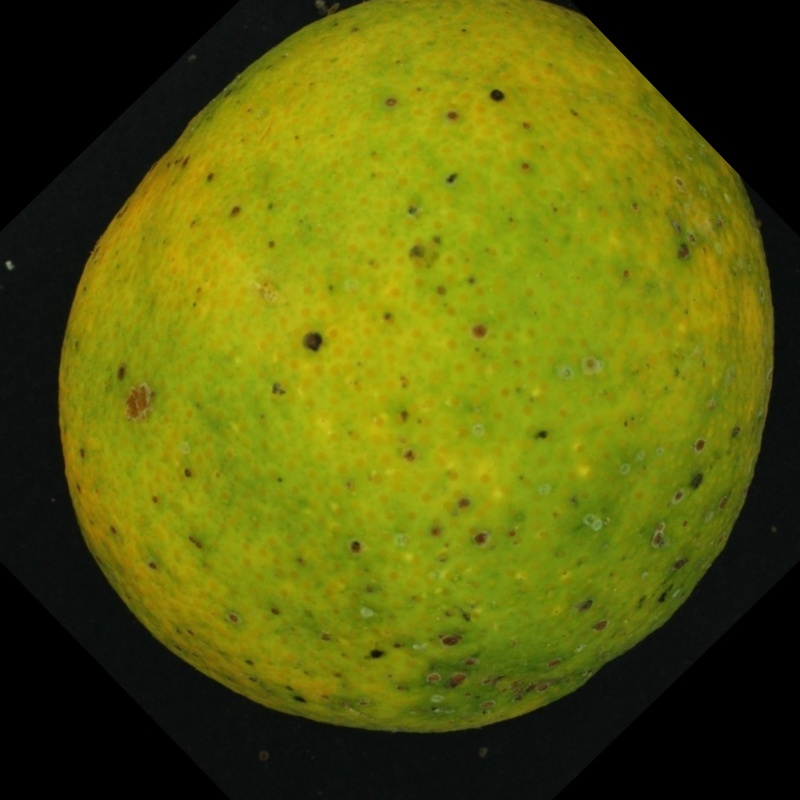
#> input picture dataset/train/grenning/g (1).jpg, 800 x 800 px
$ jupyter execute spoilage_percantage.ipynb
#> lines starting #> are read from the running program, lines starting #| are printed output that depends on the picture; after the words box and inside, x2 and y2 are one past the last pixel; in counts of white or black regions, pixels touching at a corner belong together
[cell 1]
import cv2
import matplotlib.pyplot as plt
import numpy as np

Selecting one image

[cell 2]
img_path = "../dataset/train/grenning/g (1).jpg"

img = cv2.imread(img_path)
#> img is the input picture: shape (800, 800, 3); mean B, G, R 10.6, 94.3, 90.4

img_rgb = cv2.cvtColor(
    img,
    cv2.COLOR_BGR2RGB
)

plt.imshow(img_rgb)

plt.axis("off")

plt.show()

Fruit segmentation

[cell 3]
hsv = cv2.cvtColor(
    img,
    cv2.COLOR_BGR2HSV
)
#> hsv: shape (800, 800, 3); mean H, S, V 33.6, 160.2, 96.2

lower_orange = np.array(
    [5,50,50]
)

upper_orange = np.array(
    [30,255,255]
)

fruit_mask = cv2.inRange(

    hsv,

    lower_orange,

    upper_orange

)
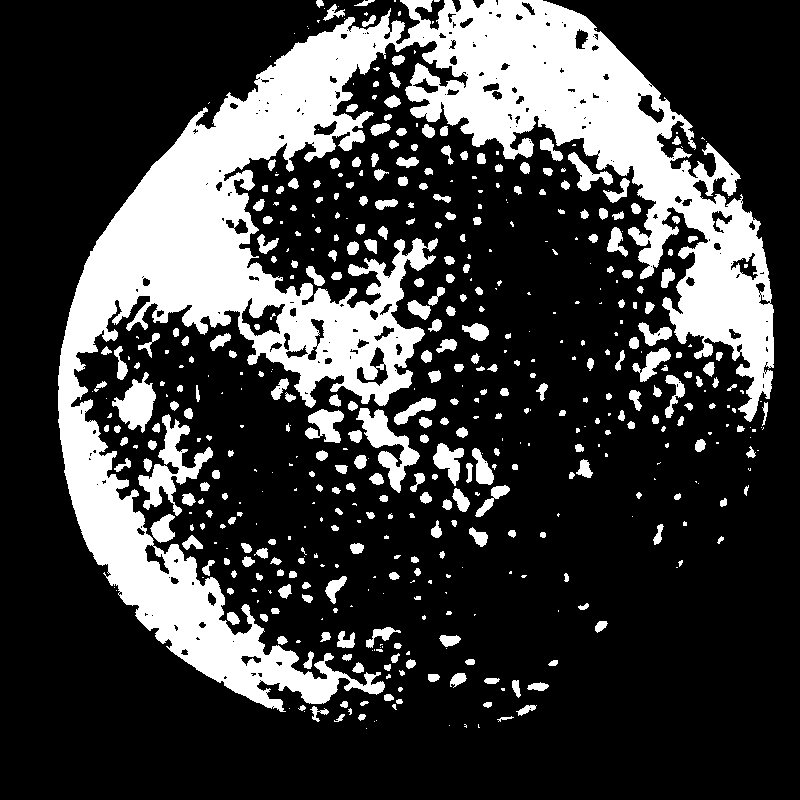
#> fruit_mask: shape (800, 800); 24.6% white; 512 white regions (206 under 20 px), largest, box (x1, y1, x2, y2) and area: (58, 0, 774, 712) 124434, (138, 414, 213, 516) 2333, (356, 408, 420, 493) 1884

[cell 4]
plt.imshow(
    fruit_mask,
    cmap='gray'
)

plt.title(
    "Fruit Mask"
)

plt.show()

Defect Segmentation

[cell 5]
gray = cv2.cvtColor(
    img,
    cv2.COLOR_BGR2GRAY
)
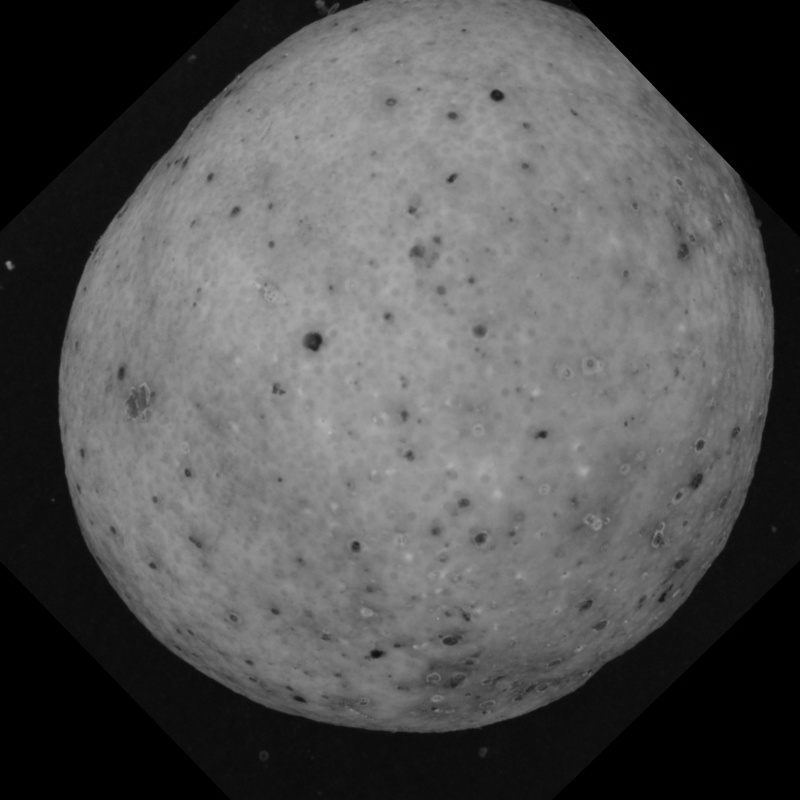
#> gray: shape (800, 800); min 0, max 182, mean 83.6

_, defect_mask = cv2.threshold(

    gray,

    80,

    255,

    cv2.THRESH_BINARY_INV

)
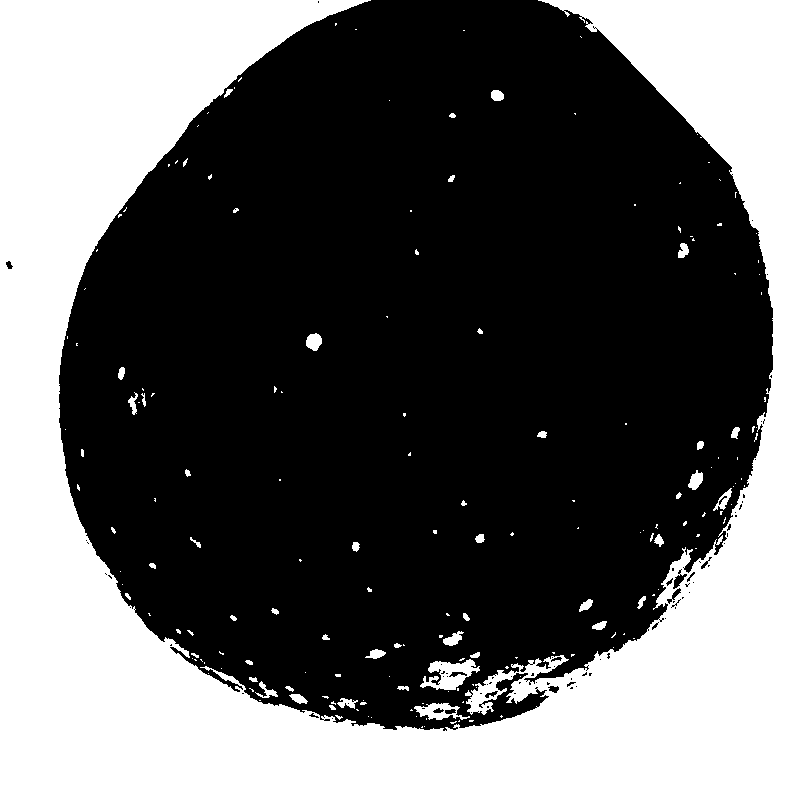
#> defect_mask: shape (800, 800); 38.1% white; 183 white regions (132 under 20 px), largest, box (x1, y1, x2, y2) and area: (0, 0, 800, 800) 238816, (420, 659, 480, 690) 969, (414, 703, 470, 720) 463

[cell 6]
defect_inside = cv2.bitwise_and(

    defect_mask,

    fruit_mask

)
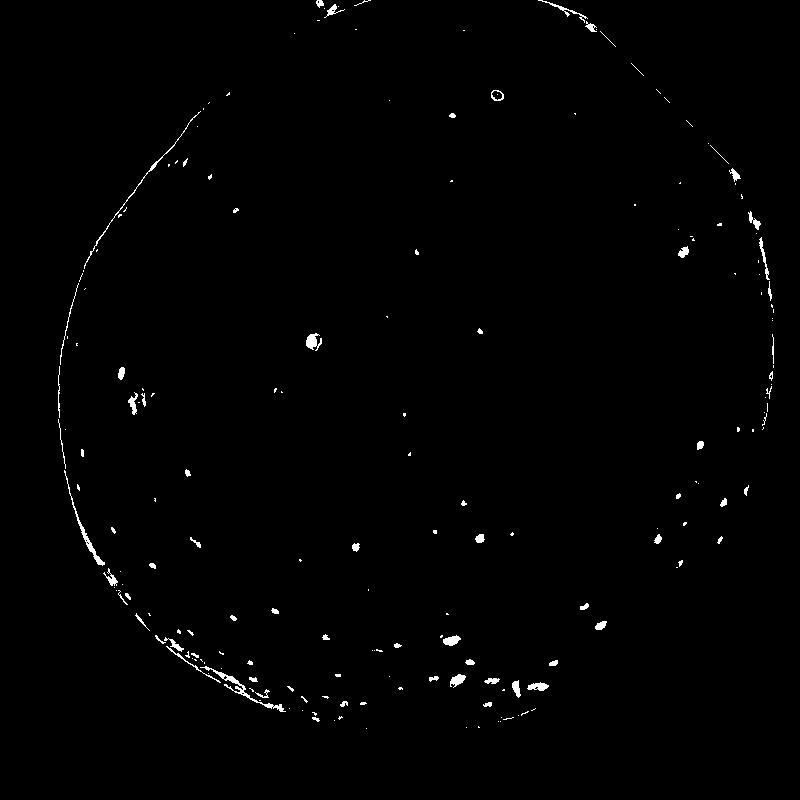
#> defect_inside: shape (800, 800); 0.81% white; 196 white regions (126 under 20 px), largest, box (x1, y1, x2, y2) and area: (200, 666, 286, 712) 364, (64, 470, 105, 566) 289, (84, 111, 201, 269) 253

Percentage Calculation

[cell 7]
fruit_pixels = np.sum(
    fruit_mask>0
)
#> fruit_pixels = 157357

defect_pixels = np.sum(
    defect_inside>0
)
#> defect_pixels = 5164

spoilage = (

    defect_pixels/

    fruit_pixels

)*100
#> spoilage = 3.28

print(

    f"Spoilage: {spoilage:.2f}%"

)
#| Spoilage: 3.28%

$ run again, with dataset/train/grenning/g (104).jpg copied over dataset/train/grenning/g (1).jpg
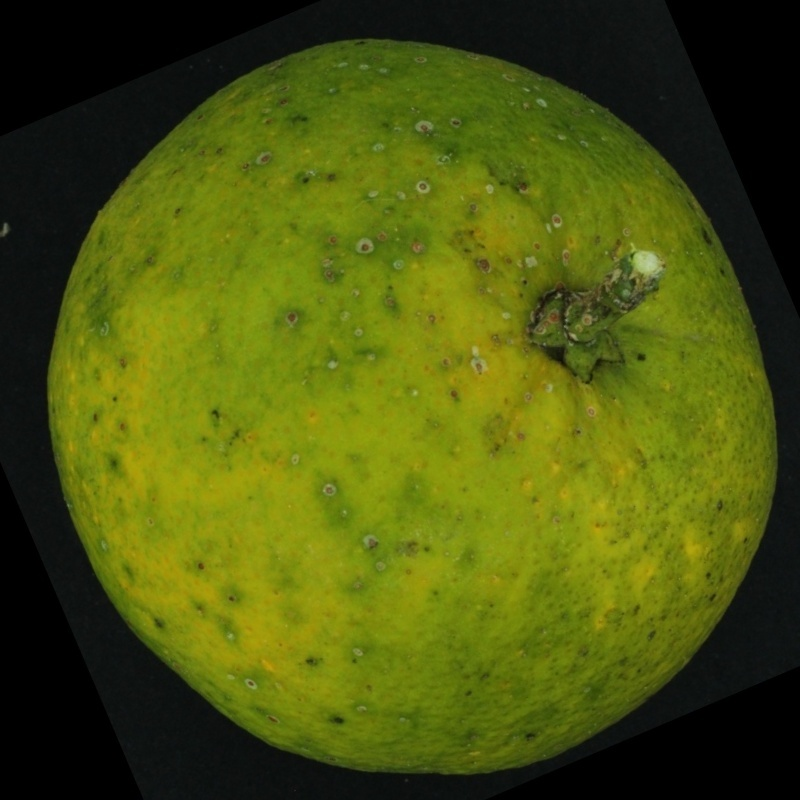
#> input picture dataset/train/grenning/g (104).jpg, 800 x 800 px
#> img is the input picture: shape (800, 800, 3); mean B, G, R 13.2, 85.6, 75.7
#> hsv: shape (800, 800, 3); mean H, S, V 38.8, 158, 85.8
#> `fruit_mask = cv2.inRange(  hsv,  lower_orange,  upper_orange  )`:
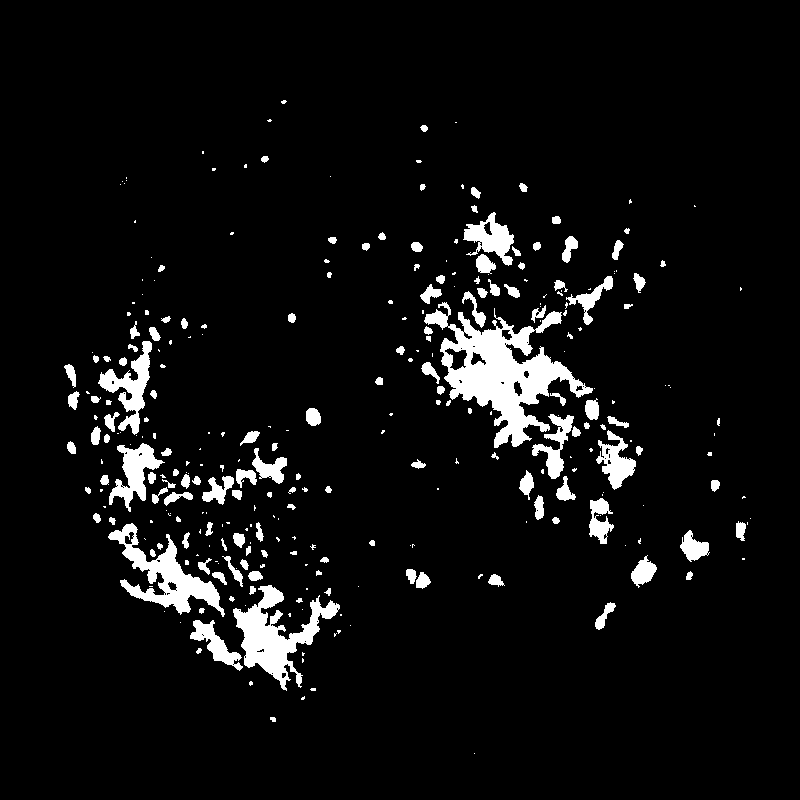
#> fruit_mask: shape (800, 800); 6% white; 307 white regions (161 under 20 px), largest, box (x1, y1, x2, y2) and area: (424, 302, 593, 448) 8783, (233, 585, 340, 691) 4068, (108, 523, 225, 617) 3453
#> defect_mask: shape (800, 800); 41.7% white; 530 white regions (432 under 20 px), largest, box (x1, y1, x2, y2) and area: (0, 0, 800, 800) 252407, (523, 258, 659, 389) 6682, (412, 126, 462, 161) 476
#> `defect_inside = cv2.bitwise_and(  defect_mask,  fruit_mask  )`:
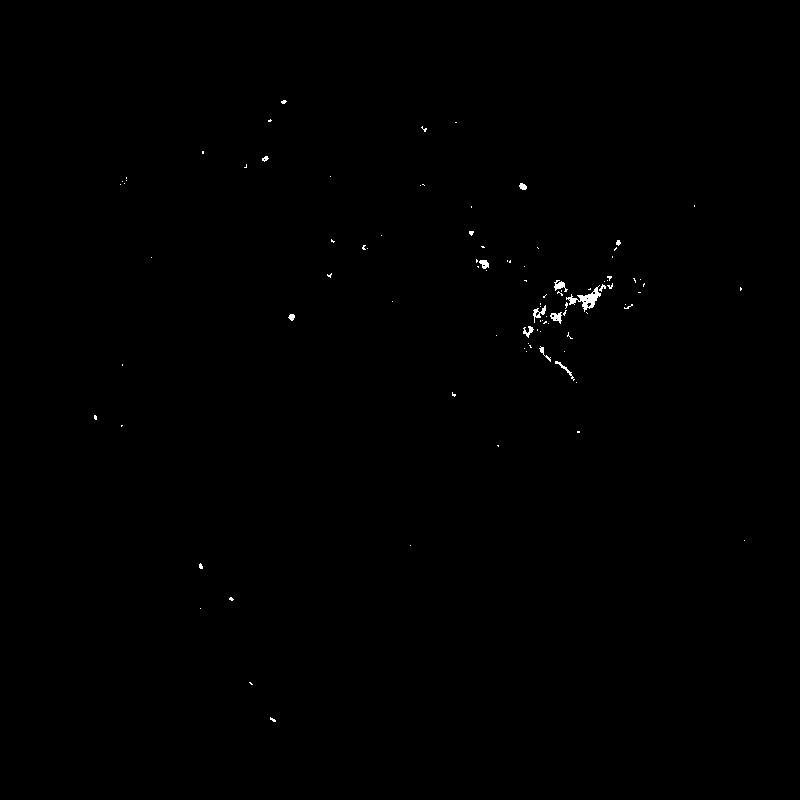
#> defect_inside: shape (800, 800); 0.21% white; 96 white regions (83 under 20 px), largest, box (x1, y1, x2, y2) and area: (566, 285, 601, 312) 300, (533, 305, 546, 323) 85, (554, 280, 568, 292) 82
#> fruit_pixels = 38242
#> defect_pixels = 1336
#> spoilage = 3.49
#| Spoilage: 3.49%

$ run again, with dataset/train/grenning/g (111).jpg copied over dataset/train/grenning/g (1).jpg
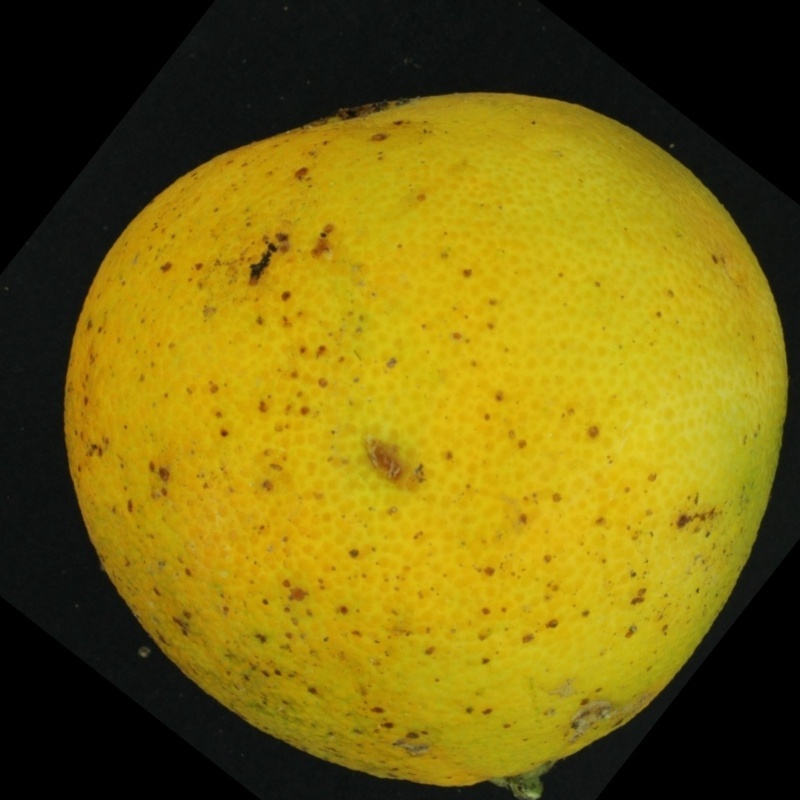
#> input picture dataset/train/grenning/g (111).jpg, 800 x 800 px
#> img is the input picture: shape (800, 800, 3); mean B, G, R 13.8, 102.1, 119.8
#> hsv: shape (800, 800, 3); mean H, S, V 30.1, 152.3, 120.3
#> `fruit_mask = cv2.inRange(  hsv,  lower_orange,  upper_orange  )`:
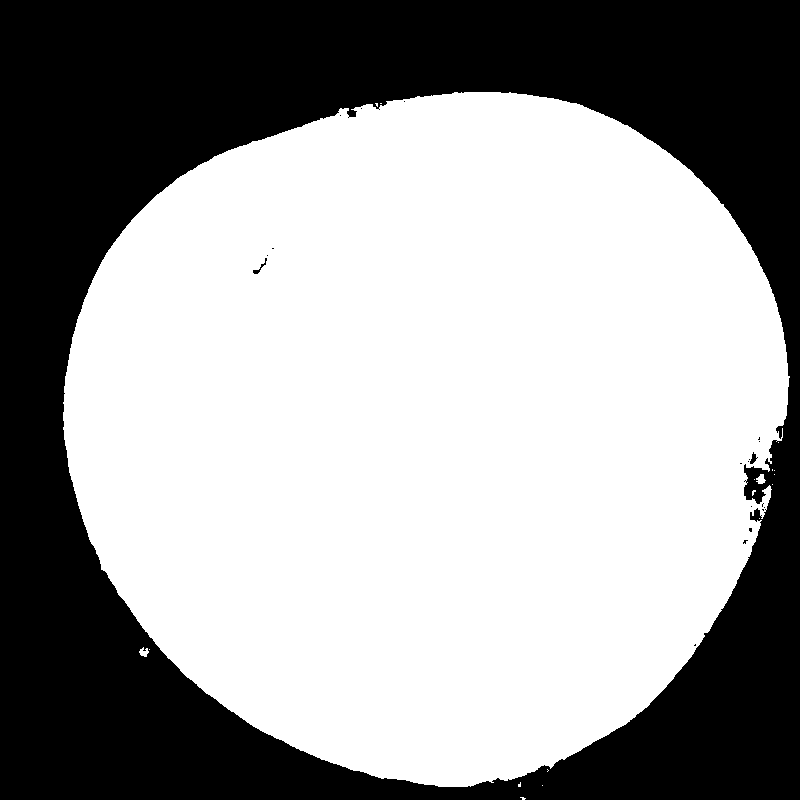
#> fruit_mask: shape (800, 800); 61.1% white; 20 black regions (17 under 20 px), largest, box (x1, y1, x2, y2) and area: (0, 0, 800, 800) 249029, (253, 258, 267, 274) 49, (750, 452, 758, 464) 46
#> defect_mask: shape (800, 800); 39.3% white; 87 white regions (71 under 20 px), largest, box (x1, y1, x2, y2) and area: (0, 0, 800, 800) 250276, (250, 243, 277, 280) 326, (173, 618, 188, 636) 77
#> `defect_inside = cv2.bitwise_and(  defect_mask,  fruit_mask  )`:
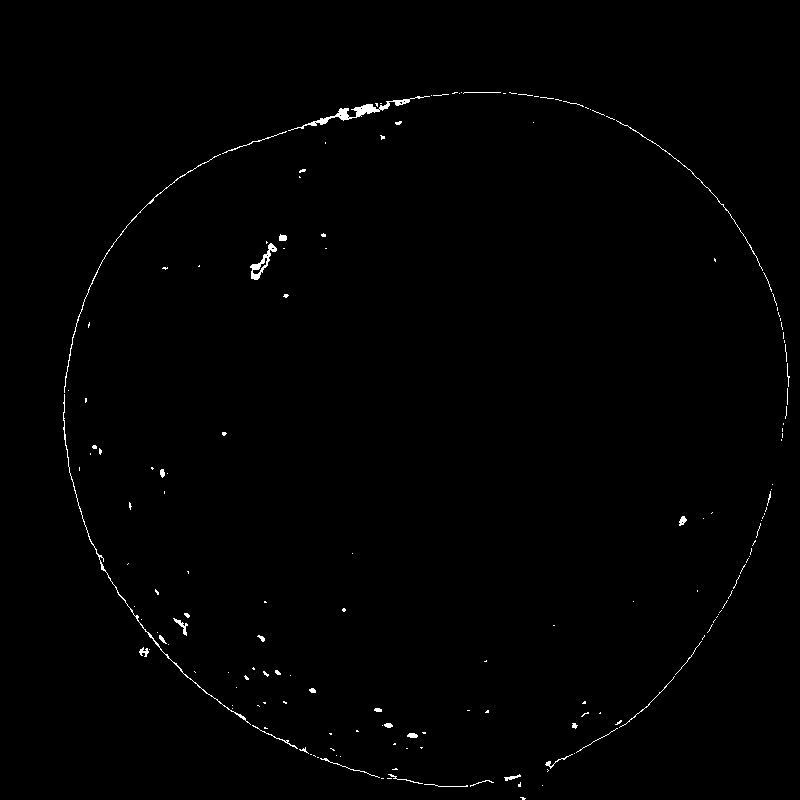
#> defect_inside: shape (800, 800); 0.62% white in thin lines or dots, all inside (x1, y1, x2, y2) = (63, 92, 790, 800)
#> fruit_pixels = 390827
#> defect_pixels = 3996
#> spoilage = 1.02
#| Spoilage: 1.02%
